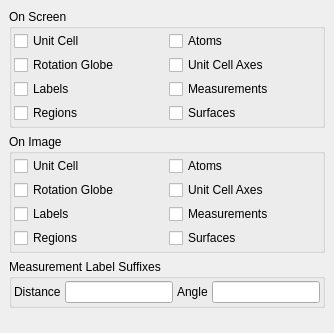
         <widget class="QWidget" name="SceneSubTab" >
          <attribute name="title" >
           <string>Scene</string>
          </attribute>
          <layout class="QVBoxLayout" >
           <property name="margin" >
            <number>9</number>
           </property>
           <property name="spacing" >
            <number>6</number>
           </property>
           <item>
            <widget class="QGroupBox" name="VisibilityGroup" >
             <property name="sizePolicy" >
              <sizepolicy>
               <hsizetype>5</hsizetype>
               <vsizetype>1</vsizetype>
               <horstretch>0</horstretch>
               <verstretch>0</verstretch>
              </sizepolicy>
             </property>
             <property name="title" >
              <string>On Screen</string>
             </property>
             <layout class="QGridLayout" >
              <property name="margin" >
               <number>2</number>
              </property>
              <property name="spacing" >
               <number>4</number>
              </property>
              <item row="2" column="1" >
               <widget class="QCheckBox" name="MeasurementsVisibleCheck" >
                <property name="text" >
                 <string>Measurements</string>
                </property>
               </widget>
              </item>
              <item row="1" column="0" >
               <widget class="QCheckBox" name="GlobeVisibleCheck" >
                <property name="text" >
                 <string>Rotation Globe</string>
                </property>
               </widget>
              </item>
              <item row="0" column="0" >
               <widget class="QCheckBox" name="CellVisibleCheck" >
                <property name="text" >
                 <string>Unit Cell</string>
                </property>
               </widget>
              </item>
              <item row="1" column="1" >
               <widget class="QCheckBox" name="AxesVisibleCheck" >
                <property name="text" >
                 <string>Unit Cell Axes</string>
                </property>
               </widget>
              </item>
              <item row="0" column="1" >
               <widget class="QCheckBox" name="AtomsVisibleCheck" >
                <property name="text" >
                 <string>Atoms</string>
                </property>
               </widget>
              </item>
              <item row="2" column="0" >
               <widget class="QCheckBox" name="LabelsVisibleCheck" >
                <property name="text" >
                 <string>Labels</string>
                </property>
               </widget>
              </item>
              <item row="3" column="0" >
               <widget class="QCheckBox" name="RegionsVisibleCheck" >
                <property name="text" >
                 <string>Regions</string>
                </property>
               </widget>
              </item>
              <item row="3" column="1" >
               <widget class="QCheckBox" name="SurfacesVisibleCheck" >
                <property name="text" >
                 <string>Surfaces</string>
                </property>
               </widget>
              </item>
             </layout>
            </widget>
           </item>
           <item>
            <widget class="QGroupBox" name="ImageVisibilityGroup" >
             <property name="sizePolicy" >
              <sizepolicy>
               <hsizetype>5</hsizetype>
               <vsizetype>1</vsizetype>
               <horstretch>0</horstretch>
               <verstretch>0</verstretch>
              </sizepolicy>
             </property>
             <property name="title" >
              <string>On Image</string>
             </property>
             <layout class="QGridLayout" >
              <property name="margin" >
               <number>2</number>
              </property>
              <property name="spacing" >
               <number>4</number>
              </property>
              <item row="3" column="0" >
               <widget class="QCheckBox" name="RegionsVisibleImageCheck" >
                <property name="text" >
                 <string>Regions</string>
                </property>
               </widget>
              </item>
              <item row="3" column="1" >
               <widget class="QCheckBox" name="SurfacesVisibleImageCheck" >
                <property name="text" >
                 <string>Surfaces</string>
                </property>
               </widget>
              </item>
              <item row="2" column="0" >
               <widget class="QCheckBox" name="LabelsVisibleImageCheck" >
                <property name="text" >
                 <string>Labels</string>
                </property>
               </widget>
              </item>
              <item row="0" column="1" >
               <widget class="QCheckBox" name="AtomsVisibleImageCheck" >
                <property name="text" >
                 <string>Atoms</string>
                </property>
               </widget>
              </item>
              <item row="1" column="1" >
               <widget class="QCheckBox" name="AxesVisibleImageCheck" >
                <property name="text" >
                 <string>Unit Cell Axes</string>
                </property>
               </widget>
              </item>
              <item row="0" column="0" >
               <widget class="QCheckBox" name="CellVisibleImageCheck" >
                <property name="text" >
                 <string>Unit Cell</string>
                </property>
               </widget>
              </item>
              <item row="1" column="0" >
               <widget class="QCheckBox" name="GlobeVisibleImageCheck" >
                <property name="text" >
                 <string>Rotation Globe</string>
                </property>
               </widget>
              </item>
              <item row="2" column="1" >
               <widget class="QCheckBox" name="MeasurementsVisibleImageCheck" >
                <property name="text" >
                 <string>Measurements</string>
                </property>
               </widget>
              </item>
             </layout>
            </widget>
           </item>
           <item>
            <widget class="QGroupBox" name="groupBox_2" >
             <property name="title" >
              <string>Measurement Label Suffixes</string>
             </property>
             <layout class="QHBoxLayout" >
              <property name="margin" >
               <number>2</number>
              </property>
              <property name="spacing" >
               <number>4</number>
              </property>
              <item>
               <widget class="QLabel" name="label_14" >
                <property name="text" >
                 <string>Distance</string>
                </property>
               </widget>
              </item>
              <item>
               <widget class="QLineEdit" name="DistanceLabelEdit" />
              </item>
              <item>
               <widget class="QLabel" name="label_15" >
                <property name="text" >
                 <string>Angle</string>
                </property>
               </widget>
              </item>
              <item>
               <widget class="QLineEdit" name="AngleLabelEdit" />
              </item>
             </layout>
            </widget>
           </item>
           <item>
            <spacer>
             <property name="orientation" >
              <enum>Qt::Vertical</enum>
             </property>
             <property name="sizeHint" >
              <size>
               <width>20</width>
               <height>16</height>
              </size>
             </property>
            </spacer>
           </item>
          </layout>
         </widget>
